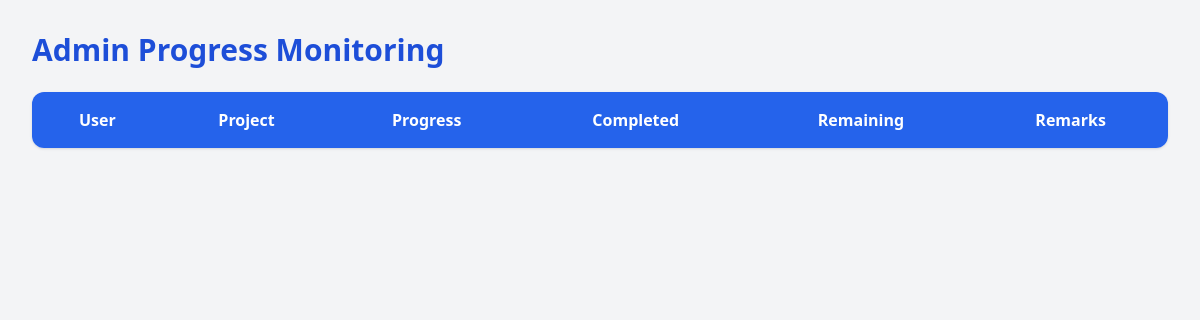
/admin/progress (signed in), run on an earlier commit of the app's database.
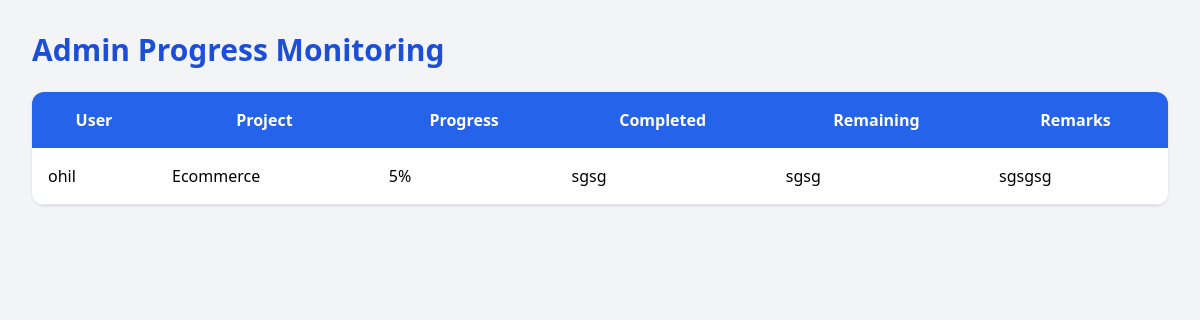
And on a later commit of the database.
### tables this page shows
CREATE TABLE progress_updates(
    id INTEGER PRIMARY KEY AUTOINCREMENT,
    project_id INTEGER,
    user_id INTEGER,
    progress INTEGER,
    completed_tasks TEXT,
    remaining_work TEXT,
    remarks TEXT,
    update_date TIMESTAMP DEFAULT CURRENT_TIMESTAMP
);

CREATE TABLE users (
    id INTEGER PRIMARY KEY AUTOINCREMENT,
    username TEXT UNIQUE,
    password TEXT,
    role TEXT
, email TEXT, created_at TIMESTAMP, status TEXT);

CREATE TABLE projects(
        id INTEGER PRIMARY KEY AUTOINCREMENT,
        name TEXT,
        type TEXT,
        rate INTEGER,
        status TEXT,
        user_id INTEGER
    , created_at TIMESTAMP, deadline TEXT, description TEXT);

### app.py (the view)
@app.route("/admin/progress")
@admin_required
def admin_progress():
    conn = get_db_connection()
    updates = conn.execute("""
        SELECT progress_updates.*, projects.name as project_name, users.username
        FROM progress_updates
        JOIN projects ON progress_updates.project_id = projects.id
        JOIN users ON progress_updates.user_id = users.id
        ORDER BY progress_updates.update_date DESC
    """).fetchall()
    close_db_connection(conn)
    return render_template("admin_progress.html", updates=updates)

### app.py (called while the page is built)
def admin_required(f):
    @wraps(f)
    def decorated_function(*args, **kwargs):
        if "user_id" not in session:
            return redirect("/login")
        if session.get("role") != "admin":
            return "Access Denied", 403
        return f(*args, **kwargs)
    return decorated_function

### database.py (called while the page is built)
def get_db_connection():
    conn = sqlite3.connect(DATABASE_PATH)
    conn.row_factory = sqlite3.Row
    return conn

def close_db_connection(conn):
    if conn:
        conn.close()

### templates/admin_progress.html (shortened to what this page needs)
<!DOCTYPE html>
<html>
<head>
<script src="https://cdn.tailwindcss.com"></script>
</head>
<body class="bg-gray-100 p-8">
<h1 class="text-3xl font-bold text-blue-700 mb-6">
Admin Progress Monitoring
</h1>
<div class="bg-white rounded-xl shadow overflow-hidden">
<table class="w-full">
<tr class="bg-blue-600 text-white">
<th class="p-4">User</th>
<th class="p-4">Project</th>
<th class="p-4">Progress</th>
<th class="p-4">Completed</th>
<th class="p-4">Remaining</th>
<th class="p-4">Remarks</th>
</tr>
{% for update in updates %}
<tr class="border-b">
<td class="p-4">{{ update.username }}</td>
<td class="p-4">{{ update.project_name }}</td>
<td class="p-4">{{ update.progress }}%</td>
<td class="p-4">{{ update.completed_tasks }}</td>
<td class="p-4">{{ update.remaining_work }}</td>
<td class="p-4">{{ update.remarks }}</td>
</tr>
{% endfor %}
</table>
</div>
</body>
</html>

What changed in the data, as far as the page shows it:
added progress_updates: username "ohil", project_name "Ecommerce", progress "5", completed_tasks "sgsg", remaining_work "sgsg", remarks "sgsgsg"
